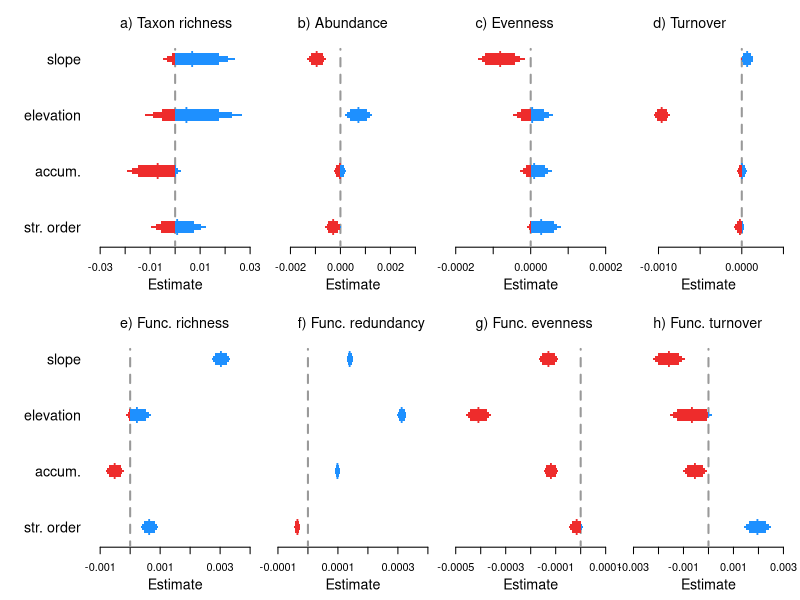

Write the R code that produced this figure.
##Set working directory
setwd("C:/Users/Ellen/Desktop/aquatic_data/git/EuroAquaticMacroInverts/")

# attach data
drivEst <- read.csv("outputs/Driver_metaanaly_Ests.csv")
#drivEst <- read.csv("outputs/Driver_horseshoe_metaanaly_Ests.csv")
head(drivEst)
unique(drivEst$Response)

options(scipen=999)

##save plot
tiff(filename = "plots/Fig4_drivers/Drivers_main_streamCharacteristics.tiff", width = 7.8, height = 5, units = 'in', res = 600, compression = 'lzw')
#tiff(filename = "plots/drivers/Drivers_horseshoe.tiff", width = 12, height = 9, units = 'in', res = 600, compression = 'lzw')

##layout
layout(mat = matrix(c(1:10), 
                        nrow = 2, 
                        ncol = 5),
       heights = c(2,2,2,2,2,2,2,2,2,2),
       widths = c(1,2,2,2,2,1,2,2,2,2))

par(mar=c(4,0.4,0.4,0.8))
#empty plot for where the labels will go
plot(0, xaxt = 'n', yaxt = 'n', bty = 'n', pch = '', ylab = '', xlab = '')
plot(0, xaxt = 'n', yaxt = 'n', bty = 'n', pch = '', ylab = '', xlab = '')

#### Spp Richness #####
sub <- subset(drivEst, Response == "spp_richness")
est <- sub$Estimate[6:9]
yy <- c(1:4)
plot(yy ~ est, ylab="",xlab="", yaxt="n", las=1, type="n",xlim=c(-0.03,0.03), ylim=c(0.8,4.8),cex=2, bty="n")
#polygon(x=c(-100,-100,0,0),
#        y=c(-4,22,22,-4), col = "grey80", border = "grey80")
segments(x0=0,y0=0,x1=0,y1=4.18,lty=2, lwd=2,col="grey60")
axis(2, at=yy, lwd = 0, lwd.ticks = 0, labels=c("str. order", "accum.", "elevation", "slope"), las=1,cex.axis=1.3)
title(xlab="Estimate", line=2.4,cex.lab=1.3)
legend("topleft", legend=("a) Taxon richness"), bty="n", cex=1.3)
mm <- cbind(yy,est)
mm_neg <- as.data.frame(mm[ which(est < 0),])
mm_pos <- as.data.frame(mm[ which(est > 0),])
#points(yy ~ est, pch="l",cex=2.2,col="white")
points(mm_neg[1,] ~ mm_neg[2,], pch="l",cex=2,col="firebrick2")
points(mm_pos$yy ~ mm_pos$est, pch="l",cex=2,col="dodgerblue")
yyy1=c(0.975,1.025,1.025,0.975)
yyy2=c(0.95,1.05,1.05,0.95)
yyy3=c(0.9,1.1,1.1,0.9)
polygon(x=c(if (sub$Q2.5[6]<0) {sub$Q2.5[6]} else {0}, if (sub$Q2.5[6]<0) {sub$Q2.5[6]} else {0}, if (sub$Q97.5[6]<0) {sub$Q97.5[6]} else {0}, if (sub$Q97.5[6]<0) {sub$Q97.5[6]} else {0}),y=(yyy1), col = "firebrick2", border = NA)
polygon(x=c(if (sub$Q5[6]<0) {sub$Q5[6]} else {0}, if (sub$Q5[6]<0) {sub$Q5[6]} else {0}, if (sub$Q95[6]<0) {sub$Q95[6]} else {0}, if (sub$Q95[6]<0) {sub$Q95[6]} else {0}),y=(yyy2), col = "firebrick2", border = NA)
polygon(x=c(if (sub$Q10[6]<0) {sub$Q10[6]} else {0}, if (sub$Q10[6]<0) {sub$Q10[6]} else {0}, if (sub$Q90[6]<0) {sub$Q90[6]} else {0}, if (sub$Q90[6]<0) {sub$Q90[6]} else {0}),y=(yyy3), col = "firebrick2", border = NA)
polygon(x=c(if (sub$Q2.5[6]>0) {sub$Q2.5[6]} else {0}, if (sub$Q2.5[6]>0) {sub$Q2.5[6]} else {0}, if (sub$Q97.5[6]>0) {sub$Q97.5[6]} else {0}, if (sub$Q97.5[6]>0) {sub$Q97.5[6]} else {0}),y=(yyy1), col = "dodgerblue", border = NA)
polygon(x=c(if (sub$Q5[6]>0) {sub$Q5[6]} else {0}, if (sub$Q5[6]>0) {sub$Q5[6]} else {0}, if (sub$Q95[6]>0) {sub$Q95[6]} else {0}, if (sub$Q95[6]>0) {sub$Q95[6]} else {0}),y=(yyy2), col = "dodgerblue", border = NA)
polygon(x=c(if (sub$Q10[6]>0) {sub$Q10[6]} else {0}, if (sub$Q10[6]>0) {sub$Q10[6]} else {0}, if (sub$Q90[6]>0) {sub$Q90[6]} else {0}, if (sub$Q90[6]>0) {sub$Q90[6]} else {0}),y=(yyy3), col = "dodgerblue", border = NA)
polygon(x=c(if (sub$Q2.5[7]<0) {sub$Q2.5[7]} else {0}, if (sub$Q2.5[7]<0) {sub$Q2.5[7]} else {0}, if (sub$Q97.5[7]<0) {sub$Q97.5[7]} else {0}, if (sub$Q97.5[7]<0) {sub$Q97.5[7]} else {0}),y=(yyy1+1), col = "firebrick2", border = NA)
polygon(x=c(if (sub$Q5[7]<0) {sub$Q5[7]} else {0}, if (sub$Q5[7]<0) {sub$Q5[7]} else {0}, if (sub$Q95[7]<0) {sub$Q95[7]} else {0}, if (sub$Q95[7]<0) {sub$Q95[7]} else {0}),y=(yyy2+1), col = "firebrick2", border = NA)
polygon(x=c(if (sub$Q10[7]<0) {sub$Q10[7]} else {0}, if (sub$Q10[7]<0) {sub$Q10[7]} else {0}, if (sub$Q90[7]<0) {sub$Q90[7]} else {0}, if (sub$Q90[7]<0) {sub$Q90[7]} else {0}),y=(yyy3+1), col = "firebrick2", border = NA)
polygon(x=c(if (sub$Q2.5[7]>0) {sub$Q2.5[7]} else {0}, if (sub$Q2.5[7]>0) {sub$Q2.5[7]} else {0}, if (sub$Q97.5[7]>0) {sub$Q97.5[7]} else {0}, if (sub$Q97.5[7]>0) {sub$Q97.5[7]} else {0}),y=(yyy1+1), col = "dodgerblue", border = NA)
polygon(x=c(if (sub$Q5[7]>0) {sub$Q5[7]} else {0}, if (sub$Q5[7]>0) {sub$Q5[7]} else {0}, if (sub$Q95[7]>0) {sub$Q95[7]} else {0}, if (sub$Q95[7]>0) {sub$Q95[7]} else {0}),y=(yyy2+1), col = "dodgerblue", border = NA)
polygon(x=c(if (sub$Q10[7]>0) {sub$Q10[7]} else {0}, if (sub$Q10[7]>0) {sub$Q10[7]} else {0}, if (sub$Q90[7]>0) {sub$Q90[7]} else {0}, if (sub$Q90[7]>0) {sub$Q90[7]} else {0}),y=(yyy3+1), col = "dodgerblue", border = NA)
polygon(x=c(if (sub$Q2.5[8]<0) {sub$Q2.5[8]} else {0}, if (sub$Q2.5[8]<0) {sub$Q2.5[8]} else {0}, if (sub$Q97.5[8]<0) {sub$Q97.5[8]} else {0}, if (sub$Q97.5[8]<0) {sub$Q97.5[8]} else {0}),y=(yyy1+2), col = "firebrick2", border = NA)
polygon(x=c(if (sub$Q5[8]<0) {sub$Q5[8]} else {0}, if (sub$Q5[8]<0) {sub$Q5[8]} else {0}, if (sub$Q95[8]<0) {sub$Q95[8]} else {0}, if (sub$Q95[8]<0) {sub$Q95[8]} else {0}),y=(yyy2+2), col = "firebrick2", border = NA)
polygon(x=c(if (sub$Q10[8]<0) {sub$Q10[8]} else {0}, if (sub$Q10[8]<0) {sub$Q10[8]} else {0}, if (sub$Q90[8]<0) {sub$Q90[8]} else {0}, if (sub$Q90[8]<0) {sub$Q90[8]} else {0}),y=(yyy3+2), col = "firebrick2", border = NA)
polygon(x=c(if (sub$Q2.5[8]>0) {sub$Q2.5[8]} else {0}, if (sub$Q2.5[8]>0) {sub$Q2.5[8]} else {0}, if (sub$Q97.5[8]>0) {sub$Q97.5[8]} else {0}, if (sub$Q97.5[8]>0) {sub$Q97.5[8]} else {0}),y=(yyy1+2), col = "dodgerblue", border = NA)
polygon(x=c(if (sub$Q5[8]>0) {sub$Q5[8]} else {0}, if (sub$Q5[8]>0) {sub$Q5[8]} else {0}, if (sub$Q95[8]>0) {sub$Q95[8]} else {0}, if (sub$Q95[8]>0) {sub$Q95[8]} else {0}),y=(yyy2+2), col = "dodgerblue", border = NA)
polygon(x=c(if (sub$Q10[8]>0) {sub$Q10[8]} else {0}, if (sub$Q10[8]>0) {sub$Q10[8]} else {0}, if (sub$Q90[8]>0) {sub$Q90[8]} else {0}, if (sub$Q90[8]>0) {sub$Q90[8]} else {0}),y=(yyy3+2), col = "dodgerblue", border = NA)
polygon(x=c(if (sub$Q2.5[9]<0) {sub$Q2.5[9]} else {0}, if (sub$Q2.5[9]<0) {sub$Q2.5[9]} else {0}, if (sub$Q97.5[9]<0) {sub$Q97.5[9]} else {0}, if (sub$Q97.5[9]<0) {sub$Q97.5[9]} else {0}),y=(yyy1+3), col = "firebrick2", border = NA)
polygon(x=c(if (sub$Q5[9]<0) {sub$Q5[9]} else {0}, if (sub$Q5[9]<0) {sub$Q5[9]} else {0}, if (sub$Q95[9]<0) {sub$Q95[9]} else {0}, if (sub$Q95[9]<0) {sub$Q95[9]} else {0}),y=(yyy2+3), col = "firebrick2", border = NA)
polygon(x=c(if (sub$Q10[9]<0) {sub$Q10[9]} else {0}, if (sub$Q10[9]<0) {sub$Q10[9]} else {0}, if (sub$Q90[9]<0) {sub$Q90[9]} else {0}, if (sub$Q90[9]<0) {sub$Q90[9]} else {0}),y=(yyy3+3), col = "firebrick2", border = NA)
polygon(x=c(if (sub$Q2.5[9]>0) {sub$Q2.5[9]} else {0}, if (sub$Q2.5[9]>0) {sub$Q2.5[9]} else {0}, if (sub$Q97.5[9]>0) {sub$Q97.5[9]} else {0}, if (sub$Q97.5[9]>0) {sub$Q97.5[9]} else {0}),y=(yyy1+3), col = "dodgerblue", border = NA)
polygon(x=c(if (sub$Q5[9]>0) {sub$Q5[9]} else {0}, if (sub$Q5[9]>0) {sub$Q5[9]} else {0}, if (sub$Q95[9]>0) {sub$Q95[9]} else {0}, if (sub$Q95[9]>0) {sub$Q95[9]} else {0}),y=(yyy2+3), col = "dodgerblue", border = NA)
polygon(x=c(if (sub$Q10[9]>0) {sub$Q10[9]} else {0}, if (sub$Q10[9]>0) {sub$Q10[9]} else {0}, if (sub$Q90[9]>0) {sub$Q90[9]} else {0}, if (sub$Q90[9]>0) {sub$Q90[9]} else {0}),y=(yyy3+3), col = "dodgerblue", border = NA)


#### Func Richness #####
sub <- subset(drivEst, Response == "func_rich")
est <- sub$Estimate[6:9]
yy <- c(1:4)
plot(yy ~ est, ylab="",xlab="", yaxt="n", las=1, type="n",xlim=c(-0.001,0.004), ylim=c(0.8,4.8), cex=2, bty="n")
segments(x0=0,y0=0,x1=0,y1=4.18,lty=2, lwd=2,col="grey60")
axis(2, at=yy, lwd = 0, lwd.ticks = 0, labels=c("str. order", "accum.", "elevation", "slope"), las=1,cex.axis=1.3)
title(xlab="Estimate", line=2.4,cex.lab=1.3)
legend("topleft", legend=("e) Func. richness"), bty="n", cex=1.3)
mm <- cbind(yy,est)
mm_neg <- as.data.frame(mm[ which(est < 0),])
mm_pos <- as.data.frame(mm[ which(est > 0),])
#points(yy ~ est, pch="l",cex=2.2,col="white")
points(mm_neg[1,] ~ mm_neg[2,], pch="l",cex=2,col="firebrick2")
points(mm_pos$yy ~ mm_pos$est, pch="l",cex=2,col="dodgerblue")
yyy1=c(0.975,1.025,1.025,0.975)
yyy2=c(0.95,1.05,1.05,0.95)
yyy3=c(0.9,1.1,1.1,0.9)
polygon(x=c(if (sub$Q2.5[6]<0) {sub$Q2.5[6]} else {0}, if (sub$Q2.5[6]<0) {sub$Q2.5[6]} else {0}, if (sub$Q97.5[6]<0) {sub$Q97.5[6]} else {0}, if (sub$Q97.5[6]<0) {sub$Q97.5[6]} else {0}),y=(yyy1), col = "firebrick2", border = NA)
polygon(x=c(if (sub$Q5[6]<0) {sub$Q5[6]} else {0}, if (sub$Q5[6]<0) {sub$Q5[6]} else {0}, if (sub$Q95[6]<0) {sub$Q95[6]} else {0}, if (sub$Q95[6]<0) {sub$Q95[6]} else {0}),y=(yyy2), col = "firebrick2", border = NA)
polygon(x=c(if (sub$Q10[6]<0) {sub$Q10[6]} else {0}, if (sub$Q10[6]<0) {sub$Q10[6]} else {0}, if (sub$Q90[6]<0) {sub$Q90[6]} else {0}, if (sub$Q90[6]<0) {sub$Q90[6]} else {0}),y=(yyy3), col = "firebrick2", border = NA)
polygon(x=c(if (sub$Q2.5[6]>0) {sub$Q2.5[6]} else {0}, if (sub$Q2.5[6]>0) {sub$Q2.5[6]} else {0}, if (sub$Q97.5[6]>0) {sub$Q97.5[6]} else {0}, if (sub$Q97.5[6]>0) {sub$Q97.5[6]} else {0}),y=(yyy1), col = "dodgerblue", border = NA)
polygon(x=c(if (sub$Q5[6]>0) {sub$Q5[6]} else {0}, if (sub$Q5[6]>0) {sub$Q5[6]} else {0}, if (sub$Q95[6]>0) {sub$Q95[6]} else {0}, if (sub$Q95[6]>0) {sub$Q95[6]} else {0}),y=(yyy2), col = "dodgerblue", border = NA)
polygon(x=c(if (sub$Q10[6]>0) {sub$Q10[6]} else {0}, if (sub$Q10[6]>0) {sub$Q10[6]} else {0}, if (sub$Q90[6]>0) {sub$Q90[6]} else {0}, if (sub$Q90[6]>0) {sub$Q90[6]} else {0}),y=(yyy3), col = "dodgerblue", border = NA)
polygon(x=c(if (sub$Q2.5[7]<0) {sub$Q2.5[7]} else {0}, if (sub$Q2.5[7]<0) {sub$Q2.5[7]} else {0}, if (sub$Q97.5[7]<0) {sub$Q97.5[7]} else {0}, if (sub$Q97.5[7]<0) {sub$Q97.5[7]} else {0}),y=(yyy1+1), col = "firebrick2", border = NA)
polygon(x=c(if (sub$Q5[7]<0) {sub$Q5[7]} else {0}, if (sub$Q5[7]<0) {sub$Q5[7]} else {0}, if (sub$Q95[7]<0) {sub$Q95[7]} else {0}, if (sub$Q95[7]<0) {sub$Q95[7]} else {0}),y=(yyy2+1), col = "firebrick2", border = NA)
polygon(x=c(if (sub$Q10[7]<0) {sub$Q10[7]} else {0}, if (sub$Q10[7]<0) {sub$Q10[7]} else {0}, if (sub$Q90[7]<0) {sub$Q90[7]} else {0}, if (sub$Q90[7]<0) {sub$Q90[7]} else {0}),y=(yyy3+1), col = "firebrick2", border = NA)
polygon(x=c(if (sub$Q2.5[7]>0) {sub$Q2.5[7]} else {0}, if (sub$Q2.5[7]>0) {sub$Q2.5[7]} else {0}, if (sub$Q97.5[7]>0) {sub$Q97.5[7]} else {0}, if (sub$Q97.5[7]>0) {sub$Q97.5[7]} else {0}),y=(yyy1+1), col = "dodgerblue", border = NA)
polygon(x=c(if (sub$Q5[7]>0) {sub$Q5[7]} else {0}, if (sub$Q5[7]>0) {sub$Q5[7]} else {0}, if (sub$Q95[7]>0) {sub$Q95[7]} else {0}, if (sub$Q95[7]>0) {sub$Q95[7]} else {0}),y=(yyy2+1), col = "dodgerblue", border = NA)
polygon(x=c(if (sub$Q10[7]>0) {sub$Q10[7]} else {0}, if (sub$Q10[7]>0) {sub$Q10[7]} else {0}, if (sub$Q90[7]>0) {sub$Q90[7]} else {0}, if (sub$Q90[7]>0) {sub$Q90[7]} else {0}),y=(yyy3+1), col = "dodgerblue", border = NA)
polygon(x=c(if (sub$Q2.5[8]<0) {sub$Q2.5[8]} else {0}, if (sub$Q2.5[8]<0) {sub$Q2.5[8]} else {0}, if (sub$Q97.5[8]<0) {sub$Q97.5[8]} else {0}, if (sub$Q97.5[8]<0) {sub$Q97.5[8]} else {0}),y=(yyy1+2), col = "firebrick2", border = NA)
polygon(x=c(if (sub$Q5[8]<0) {sub$Q5[8]} else {0}, if (sub$Q5[8]<0) {sub$Q5[8]} else {0}, if (sub$Q95[8]<0) {sub$Q95[8]} else {0}, if (sub$Q95[8]<0) {sub$Q95[8]} else {0}),y=(yyy2+2), col = "firebrick2", border = NA)
polygon(x=c(if (sub$Q10[8]<0) {sub$Q10[8]} else {0}, if (sub$Q10[8]<0) {sub$Q10[8]} else {0}, if (sub$Q90[8]<0) {sub$Q90[8]} else {0}, if (sub$Q90[8]<0) {sub$Q90[8]} else {0}),y=(yyy3+2), col = "firebrick2", border = NA)
polygon(x=c(if (sub$Q2.5[8]>0) {sub$Q2.5[8]} else {0}, if (sub$Q2.5[8]>0) {sub$Q2.5[8]} else {0}, if (sub$Q97.5[8]>0) {sub$Q97.5[8]} else {0}, if (sub$Q97.5[8]>0) {sub$Q97.5[8]} else {0}),y=(yyy1+2), col = "dodgerblue", border = NA)
polygon(x=c(if (sub$Q5[8]>0) {sub$Q5[8]} else {0}, if (sub$Q5[8]>0) {sub$Q5[8]} else {0}, if (sub$Q95[8]>0) {sub$Q95[8]} else {0}, if (sub$Q95[8]>0) {sub$Q95[8]} else {0}),y=(yyy2+2), col = "dodgerblue", border = NA)
polygon(x=c(if (sub$Q10[8]>0) {sub$Q10[8]} else {0}, if (sub$Q10[8]>0) {sub$Q10[8]} else {0}, if (sub$Q90[8]>0) {sub$Q90[8]} else {0}, if (sub$Q90[8]>0) {sub$Q90[8]} else {0}),y=(yyy3+2), col = "dodgerblue", border = NA)
polygon(x=c(if (sub$Q2.5[9]<0) {sub$Q2.5[9]} else {0}, if (sub$Q2.5[9]<0) {sub$Q2.5[9]} else {0}, if (sub$Q97.5[9]<0) {sub$Q97.5[9]} else {0}, if (sub$Q97.5[9]<0) {sub$Q97.5[9]} else {0}),y=(yyy1+3), col = "firebrick2", border = NA)
polygon(x=c(if (sub$Q5[9]<0) {sub$Q5[9]} else {0}, if (sub$Q5[9]<0) {sub$Q5[9]} else {0}, if (sub$Q95[9]<0) {sub$Q95[9]} else {0}, if (sub$Q95[9]<0) {sub$Q95[9]} else {0}),y=(yyy2+3), col = "firebrick2", border = NA)
polygon(x=c(if (sub$Q10[9]<0) {sub$Q10[9]} else {0}, if (sub$Q10[9]<0) {sub$Q10[9]} else {0}, if (sub$Q90[9]<0) {sub$Q90[9]} else {0}, if (sub$Q90[9]<0) {sub$Q90[9]} else {0}),y=(yyy3+3), col = "firebrick2", border = NA)
polygon(x=c(if (sub$Q2.5[9]>0) {sub$Q2.5[9]} else {0}, if (sub$Q2.5[9]>0) {sub$Q2.5[9]} else {0}, if (sub$Q97.5[9]>0) {sub$Q97.5[9]} else {0}, if (sub$Q97.5[9]>0) {sub$Q97.5[9]} else {0}),y=(yyy1+3), col = "dodgerblue", border = NA)
polygon(x=c(if (sub$Q5[9]>0) {sub$Q5[9]} else {0}, if (sub$Q5[9]>0) {sub$Q5[9]} else {0}, if (sub$Q95[9]>0) {sub$Q95[9]} else {0}, if (sub$Q95[9]>0) {sub$Q95[9]} else {0}),y=(yyy2+3), col = "dodgerblue", border = NA)
polygon(x=c(if (sub$Q10[9]>0) {sub$Q10[9]} else {0}, if (sub$Q10[9]>0) {sub$Q10[9]} else {0}, if (sub$Q90[9]>0) {sub$Q90[9]} else {0}, if (sub$Q90[9]>0) {sub$Q90[9]} else {0}),y=(yyy3+3), col = "dodgerblue", border = NA)


#### Abundance #####
sub <- subset(drivEst, Response == "abundance")
est <- sub$Estimate[6:9]
yy <- c(1:4)
plot(yy ~ est, ylab="",xlab="", yaxt="n", las=1, type="n",xlim=c(-0.0025,0.0035), ylim=c(0.8,4.8), cex=2, bty="n")
segments(x0=0,y0=0,x1=0,y1=4.18,lty=2, lwd=2,col="grey60")
title(xlab="Estimate", line=2.4,cex.lab=1.3)
legend("topleft", legend=("b) Abundance"), bty="n", cex=1.3)
mm <- cbind(yy,est)
mm_neg <- as.data.frame(mm[ which(est < 0),])
mm_pos <- as.data.frame(mm[ which(est > 0),])
#points(yy ~ est, pch="l",cex=2.2,col="white")
points(mm_neg$yy ~ mm_neg$est, pch="l",cex=2,col="firebrick2")
points(mm_pos[1,] ~ mm_pos[2,], pch="l",cex=2,col="dodgerblue")
yyy1=c(0.975,1.025,1.025,0.975)
yyy2=c(0.95,1.05,1.05,0.95)
yyy3=c(0.9,1.1,1.1,0.9)
polygon(x=c(if (sub$Q2.5[6]<0) {sub$Q2.5[6]} else {0}, if (sub$Q2.5[6]<0) {sub$Q2.5[6]} else {0}, if (sub$Q97.5[6]<0) {sub$Q97.5[6]} else {0}, if (sub$Q97.5[6]<0) {sub$Q97.5[6]} else {0}),y=(yyy1), col = "firebrick2", border = NA)
polygon(x=c(if (sub$Q5[6]<0) {sub$Q5[6]} else {0}, if (sub$Q5[6]<0) {sub$Q5[6]} else {0}, if (sub$Q95[6]<0) {sub$Q95[6]} else {0}, if (sub$Q95[6]<0) {sub$Q95[6]} else {0}),y=(yyy2), col = "firebrick2", border = NA)
polygon(x=c(if (sub$Q10[6]<0) {sub$Q10[6]} else {0}, if (sub$Q10[6]<0) {sub$Q10[6]} else {0}, if (sub$Q90[6]<0) {sub$Q90[6]} else {0}, if (sub$Q90[6]<0) {sub$Q90[6]} else {0}),y=(yyy3), col = "firebrick2", border = NA)
polygon(x=c(if (sub$Q2.5[6]>0) {sub$Q2.5[6]} else {0}, if (sub$Q2.5[6]>0) {sub$Q2.5[6]} else {0}, if (sub$Q97.5[6]>0) {sub$Q97.5[6]} else {0}, if (sub$Q97.5[6]>0) {sub$Q97.5[6]} else {0}),y=(yyy1), col = "dodgerblue", border = NA)
polygon(x=c(if (sub$Q5[6]>0) {sub$Q5[6]} else {0}, if (sub$Q5[6]>0) {sub$Q5[6]} else {0}, if (sub$Q95[6]>0) {sub$Q95[6]} else {0}, if (sub$Q95[6]>0) {sub$Q95[6]} else {0}),y=(yyy2), col = "dodgerblue", border = NA)
polygon(x=c(if (sub$Q10[6]>0) {sub$Q10[6]} else {0}, if (sub$Q10[6]>0) {sub$Q10[6]} else {0}, if (sub$Q90[6]>0) {sub$Q90[6]} else {0}, if (sub$Q90[6]>0) {sub$Q90[6]} else {0}),y=(yyy3), col = "dodgerblue", border = NA)
polygon(x=c(if (sub$Q2.5[7]<0) {sub$Q2.5[7]} else {0}, if (sub$Q2.5[7]<0) {sub$Q2.5[7]} else {0}, if (sub$Q97.5[7]<0) {sub$Q97.5[7]} else {0}, if (sub$Q97.5[7]<0) {sub$Q97.5[7]} else {0}),y=(yyy1+1), col = "firebrick2", border = NA)
polygon(x=c(if (sub$Q5[7]<0) {sub$Q5[7]} else {0}, if (sub$Q5[7]<0) {sub$Q5[7]} else {0}, if (sub$Q95[7]<0) {sub$Q95[7]} else {0}, if (sub$Q95[7]<0) {sub$Q95[7]} else {0}),y=(yyy2+1), col = "firebrick2", border = NA)
polygon(x=c(if (sub$Q10[7]<0) {sub$Q10[7]} else {0}, if (sub$Q10[7]<0) {sub$Q10[7]} else {0}, if (sub$Q90[7]<0) {sub$Q90[7]} else {0}, if (sub$Q90[7]<0) {sub$Q90[7]} else {0}),y=(yyy3+1), col = "firebrick2", border = NA)
polygon(x=c(if (sub$Q2.5[7]>0) {sub$Q2.5[7]} else {0}, if (sub$Q2.5[7]>0) {sub$Q2.5[7]} else {0}, if (sub$Q97.5[7]>0) {sub$Q97.5[7]} else {0}, if (sub$Q97.5[7]>0) {sub$Q97.5[7]} else {0}),y=(yyy1+1), col = "dodgerblue", border = NA)
polygon(x=c(if (sub$Q5[7]>0) {sub$Q5[7]} else {0}, if (sub$Q5[7]>0) {sub$Q5[7]} else {0}, if (sub$Q95[7]>0) {sub$Q95[7]} else {0}, if (sub$Q95[7]>0) {sub$Q95[7]} else {0}),y=(yyy2+1), col = "dodgerblue", border = NA)
polygon(x=c(if (sub$Q10[7]>0) {sub$Q10[7]} else {0}, if (sub$Q10[7]>0) {sub$Q10[7]} else {0}, if (sub$Q90[7]>0) {sub$Q90[7]} else {0}, if (sub$Q90[7]>0) {sub$Q90[7]} else {0}),y=(yyy3+1), col = "dodgerblue", border = NA)
polygon(x=c(if (sub$Q2.5[8]<0) {sub$Q2.5[8]} else {0}, if (sub$Q2.5[8]<0) {sub$Q2.5[8]} else {0}, if (sub$Q97.5[8]<0) {sub$Q97.5[8]} else {0}, if (sub$Q97.5[8]<0) {sub$Q97.5[8]} else {0}),y=(yyy1+2), col = "firebrick2", border = NA)
polygon(x=c(if (sub$Q5[8]<0) {sub$Q5[8]} else {0}, if (sub$Q5[8]<0) {sub$Q5[8]} else {0}, if (sub$Q95[8]<0) {sub$Q95[8]} else {0}, if (sub$Q95[8]<0) {sub$Q95[8]} else {0}),y=(yyy2+2), col = "firebrick2", border = NA)
polygon(x=c(if (sub$Q10[8]<0) {sub$Q10[8]} else {0}, if (sub$Q10[8]<0) {sub$Q10[8]} else {0}, if (sub$Q90[8]<0) {sub$Q90[8]} else {0}, if (sub$Q90[8]<0) {sub$Q90[8]} else {0}),y=(yyy3+2), col = "firebrick2", border = NA)
polygon(x=c(if (sub$Q2.5[8]>0) {sub$Q2.5[8]} else {0}, if (sub$Q2.5[8]>0) {sub$Q2.5[8]} else {0}, if (sub$Q97.5[8]>0) {sub$Q97.5[8]} else {0}, if (sub$Q97.5[8]>0) {sub$Q97.5[8]} else {0}),y=(yyy1+2), col = "dodgerblue", border = NA)
polygon(x=c(if (sub$Q5[8]>0) {sub$Q5[8]} else {0}, if (sub$Q5[8]>0) {sub$Q5[8]} else {0}, if (sub$Q95[8]>0) {sub$Q95[8]} else {0}, if (sub$Q95[8]>0) {sub$Q95[8]} else {0}),y=(yyy2+2), col = "dodgerblue", border = NA)
polygon(x=c(if (sub$Q10[8]>0) {sub$Q10[8]} else {0}, if (sub$Q10[8]>0) {sub$Q10[8]} else {0}, if (sub$Q90[8]>0) {sub$Q90[8]} else {0}, if (sub$Q90[8]>0) {sub$Q90[8]} else {0}),y=(yyy3+2), col = "dodgerblue", border = NA)
polygon(x=c(if (sub$Q2.5[9]<0) {sub$Q2.5[9]} else {0}, if (sub$Q2.5[9]<0) {sub$Q2.5[9]} else {0}, if (sub$Q97.5[9]<0) {sub$Q97.5[9]} else {0}, if (sub$Q97.5[9]<0) {sub$Q97.5[9]} else {0}),y=(yyy1+3), col = "firebrick2", border = NA)
polygon(x=c(if (sub$Q5[9]<0) {sub$Q5[9]} else {0}, if (sub$Q5[9]<0) {sub$Q5[9]} else {0}, if (sub$Q95[9]<0) {sub$Q95[9]} else {0}, if (sub$Q95[9]<0) {sub$Q95[9]} else {0}),y=(yyy2+3), col = "firebrick2", border = NA)
polygon(x=c(if (sub$Q10[9]<0) {sub$Q10[9]} else {0}, if (sub$Q10[9]<0) {sub$Q10[9]} else {0}, if (sub$Q90[9]<0) {sub$Q90[9]} else {0}, if (sub$Q90[9]<0) {sub$Q90[9]} else {0}),y=(yyy3+3), col = "firebrick2", border = NA)
polygon(x=c(if (sub$Q2.5[9]>0) {sub$Q2.5[9]} else {0}, if (sub$Q2.5[9]>0) {sub$Q2.5[9]} else {0}, if (sub$Q97.5[9]>0) {sub$Q97.5[9]} else {0}, if (sub$Q97.5[9]>0) {sub$Q97.5[9]} else {0}),y=(yyy1+3), col = "dodgerblue", border = NA)
polygon(x=c(if (sub$Q5[9]>0) {sub$Q5[9]} else {0}, if (sub$Q5[9]>0) {sub$Q5[9]} else {0}, if (sub$Q95[9]>0) {sub$Q95[9]} else {0}, if (sub$Q95[9]>0) {sub$Q95[9]} else {0}),y=(yyy2+3), col = "dodgerblue", border = NA)
polygon(x=c(if (sub$Q10[9]>0) {sub$Q10[9]} else {0}, if (sub$Q10[9]>0) {sub$Q10[9]} else {0}, if (sub$Q90[9]>0) {sub$Q90[9]} else {0}, if (sub$Q90[9]>0) {sub$Q90[9]} else {0}),y=(yyy3+3), col = "dodgerblue", border = NA)

#### func_fred #####
sub <- subset(drivEst, Response == "FRed")
est <- sub$Estimate[6:9]
yy <- c(1:4)
plot(yy ~ est, ylab="",xlab="", yaxt="n", las=1, type="n",xlim=c(-0.0001,0.0004), ylim=c(0.8,4.8), cex=2, bty="n")
segments(x0=0,y0=0,x1=0,y1=4.18,lty=2, lwd=2,col="grey60")
title(xlab="Estimate", line=2.4,cex.lab=1.3)
legend("topleft", legend=("f) Func. redundancy"), bty="n", cex=1.3)
mm <- cbind(yy,est)
mm_neg <- as.data.frame(mm[ which(est < 0),])
mm_pos <- as.data.frame(mm[ which(est > 0),])
#points(yy ~ est, pch="l",cex=2.2,col="white")
points(mm_neg[1,] ~ mm_neg[2,], pch="l",cex=2,col="firebrick2")
points(mm_pos$yy ~ mm_pos$est, pch="l",cex=2,col="dodgerblue")
yyy1=c(0.975,1.025,1.025,0.975)
yyy2=c(0.95,1.05,1.05,0.95)
yyy3=c(0.9,1.1,1.1,0.9)
polygon(x=c(if (sub$Q2.5[6]<0) {sub$Q2.5[6]} else {0}, if (sub$Q2.5[6]<0) {sub$Q2.5[6]} else {0}, if (sub$Q97.5[6]<0) {sub$Q97.5[6]} else {0}, if (sub$Q97.5[6]<0) {sub$Q97.5[6]} else {0}),y=(yyy1), col = "firebrick2", border = NA)
polygon(x=c(if (sub$Q5[6]<0) {sub$Q5[6]} else {0}, if (sub$Q5[6]<0) {sub$Q5[6]} else {0}, if (sub$Q95[6]<0) {sub$Q95[6]} else {0}, if (sub$Q95[6]<0) {sub$Q95[6]} else {0}),y=(yyy2), col = "firebrick2", border = NA)
polygon(x=c(if (sub$Q10[6]<0) {sub$Q10[6]} else {0}, if (sub$Q10[6]<0) {sub$Q10[6]} else {0}, if (sub$Q90[6]<0) {sub$Q90[6]} else {0}, if (sub$Q90[6]<0) {sub$Q90[6]} else {0}),y=(yyy3), col = "firebrick2", border = NA)
polygon(x=c(if (sub$Q2.5[6]>0) {sub$Q2.5[6]} else {0}, if (sub$Q2.5[6]>0) {sub$Q2.5[6]} else {0}, if (sub$Q97.5[6]>0) {sub$Q97.5[6]} else {0}, if (sub$Q97.5[6]>0) {sub$Q97.5[6]} else {0}),y=(yyy1), col = "dodgerblue", border = NA)
polygon(x=c(if (sub$Q5[6]>0) {sub$Q5[6]} else {0}, if (sub$Q5[6]>0) {sub$Q5[6]} else {0}, if (sub$Q95[6]>0) {sub$Q95[6]} else {0}, if (sub$Q95[6]>0) {sub$Q95[6]} else {0}),y=(yyy2), col = "dodgerblue", border = NA)
polygon(x=c(if (sub$Q10[6]>0) {sub$Q10[6]} else {0}, if (sub$Q10[6]>0) {sub$Q10[6]} else {0}, if (sub$Q90[6]>0) {sub$Q90[6]} else {0}, if (sub$Q90[6]>0) {sub$Q90[6]} else {0}),y=(yyy3), col = "dodgerblue", border = NA)
polygon(x=c(if (sub$Q2.5[7]<0) {sub$Q2.5[7]} else {0}, if (sub$Q2.5[7]<0) {sub$Q2.5[7]} else {0}, if (sub$Q97.5[7]<0) {sub$Q97.5[7]} else {0}, if (sub$Q97.5[7]<0) {sub$Q97.5[7]} else {0}),y=(yyy1+1), col = "firebrick2", border = NA)
polygon(x=c(if (sub$Q5[7]<0) {sub$Q5[7]} else {0}, if (sub$Q5[7]<0) {sub$Q5[7]} else {0}, if (sub$Q95[7]<0) {sub$Q95[7]} else {0}, if (sub$Q95[7]<0) {sub$Q95[7]} else {0}),y=(yyy2+1), col = "firebrick2", border = NA)
polygon(x=c(if (sub$Q10[7]<0) {sub$Q10[7]} else {0}, if (sub$Q10[7]<0) {sub$Q10[7]} else {0}, if (sub$Q90[7]<0) {sub$Q90[7]} else {0}, if (sub$Q90[7]<0) {sub$Q90[7]} else {0}),y=(yyy3+1), col = "firebrick2", border = NA)
polygon(x=c(if (sub$Q2.5[7]>0) {sub$Q2.5[7]} else {0}, if (sub$Q2.5[7]>0) {sub$Q2.5[7]} else {0}, if (sub$Q97.5[7]>0) {sub$Q97.5[7]} else {0}, if (sub$Q97.5[7]>0) {sub$Q97.5[7]} else {0}),y=(yyy1+1), col = "dodgerblue", border = NA)
polygon(x=c(if (sub$Q5[7]>0) {sub$Q5[7]} else {0}, if (sub$Q5[7]>0) {sub$Q5[7]} else {0}, if (sub$Q95[7]>0) {sub$Q95[7]} else {0}, if (sub$Q95[7]>0) {sub$Q95[7]} else {0}),y=(yyy2+1), col = "dodgerblue", border = NA)
polygon(x=c(if (sub$Q10[7]>0) {sub$Q10[7]} else {0}, if (sub$Q10[7]>0) {sub$Q10[7]} else {0}, if (sub$Q90[7]>0) {sub$Q90[7]} else {0}, if (sub$Q90[7]>0) {sub$Q90[7]} else {0}),y=(yyy3+1), col = "dodgerblue", border = NA)
polygon(x=c(if (sub$Q2.5[8]<0) {sub$Q2.5[8]} else {0}, if (sub$Q2.5[8]<0) {sub$Q2.5[8]} else {0}, if (sub$Q97.5[8]<0) {sub$Q97.5[8]} else {0}, if (sub$Q97.5[8]<0) {sub$Q97.5[8]} else {0}),y=(yyy1+2), col = "firebrick2", border = NA)
polygon(x=c(if (sub$Q5[8]<0) {sub$Q5[8]} else {0}, if (sub$Q5[8]<0) {sub$Q5[8]} else {0}, if (sub$Q95[8]<0) {sub$Q95[8]} else {0}, if (sub$Q95[8]<0) {sub$Q95[8]} else {0}),y=(yyy2+2), col = "firebrick2", border = NA)
polygon(x=c(if (sub$Q10[8]<0) {sub$Q10[8]} else {0}, if (sub$Q10[8]<0) {sub$Q10[8]} else {0}, if (sub$Q90[8]<0) {sub$Q90[8]} else {0}, if (sub$Q90[8]<0) {sub$Q90[8]} else {0}),y=(yyy3+2), col = "firebrick2", border = NA)
polygon(x=c(if (sub$Q2.5[8]>0) {sub$Q2.5[8]} else {0}, if (sub$Q2.5[8]>0) {sub$Q2.5[8]} else {0}, if (sub$Q97.5[8]>0) {sub$Q97.5[8]} else {0}, if (sub$Q97.5[8]>0) {sub$Q97.5[8]} else {0}),y=(yyy1+2), col = "dodgerblue", border = NA)
polygon(x=c(if (sub$Q5[8]>0) {sub$Q5[8]} else {0}, if (sub$Q5[8]>0) {sub$Q5[8]} else {0}, if (sub$Q95[8]>0) {sub$Q95[8]} else {0}, if (sub$Q95[8]>0) {sub$Q95[8]} else {0}),y=(yyy2+2), col = "dodgerblue", border = NA)
polygon(x=c(if (sub$Q10[8]>0) {sub$Q10[8]} else {0}, if (sub$Q10[8]>0) {sub$Q10[8]} else {0}, if (sub$Q90[8]>0) {sub$Q90[8]} else {0}, if (sub$Q90[8]>0) {sub$Q90[8]} else {0}),y=(yyy3+2), col = "dodgerblue", border = NA)
polygon(x=c(if (sub$Q2.5[9]<0) {sub$Q2.5[9]} else {0}, if (sub$Q2.5[9]<0) {sub$Q2.5[9]} else {0}, if (sub$Q97.5[9]<0) {sub$Q97.5[9]} else {0}, if (sub$Q97.5[9]<0) {sub$Q97.5[9]} else {0}),y=(yyy1+3), col = "firebrick2", border = NA)
polygon(x=c(if (sub$Q5[9]<0) {sub$Q5[9]} else {0}, if (sub$Q5[9]<0) {sub$Q5[9]} else {0}, if (sub$Q95[9]<0) {sub$Q95[9]} else {0}, if (sub$Q95[9]<0) {sub$Q95[9]} else {0}),y=(yyy2+3), col = "firebrick2", border = NA)
polygon(x=c(if (sub$Q10[9]<0) {sub$Q10[9]} else {0}, if (sub$Q10[9]<0) {sub$Q10[9]} else {0}, if (sub$Q90[9]<0) {sub$Q90[9]} else {0}, if (sub$Q90[9]<0) {sub$Q90[9]} else {0}),y=(yyy3+3), col = "firebrick2", border = NA)
polygon(x=c(if (sub$Q2.5[9]>0) {sub$Q2.5[9]} else {0}, if (sub$Q2.5[9]>0) {sub$Q2.5[9]} else {0}, if (sub$Q97.5[9]>0) {sub$Q97.5[9]} else {0}, if (sub$Q97.5[9]>0) {sub$Q97.5[9]} else {0}),y=(yyy1+3), col = "dodgerblue", border = NA)
polygon(x=c(if (sub$Q5[9]>0) {sub$Q5[9]} else {0}, if (sub$Q5[9]>0) {sub$Q5[9]} else {0}, if (sub$Q95[9]>0) {sub$Q95[9]} else {0}, if (sub$Q95[9]>0) {sub$Q95[9]} else {0}),y=(yyy2+3), col = "dodgerblue", border = NA)
polygon(x=c(if (sub$Q10[9]>0) {sub$Q10[9]} else {0}, if (sub$Q10[9]>0) {sub$Q10[9]} else {0}, if (sub$Q90[9]>0) {sub$Q90[9]} else {0}, if (sub$Q90[9]>0) {sub$Q90[9]} else {0}),y=(yyy3+3), col = "dodgerblue", border = NA)

#### E10 #####
sub <- subset(drivEst, Response == "E10")
est <- sub$Estimate[6:9]
yy <- c(1:4)
plot(yy ~ est, ylab="",xlab="", yaxt="n", las=1, type="n",xlim=c(-0.0002,0.0002), ylim=c(0.8,4.8), cex=2, bty="n")
segments(x0=0,y0=0,x1=0,y1=4.18,lty=2, lwd=2,col="grey60")
title(xlab="Estimate", line=2.4,cex.lab=1.3)
legend("topleft", legend=("c) Evenness"), bty="n", cex=1.3)
mm <- cbind(yy,est)
mm_neg <- as.data.frame(mm[ which(est < 0),])
mm_pos <- as.data.frame(mm[ which(est > 0),])
#points(yy ~ est, pch="l",cex=2.2,col="white")
points(mm_neg[1,] ~ mm_neg[2,], pch="l",cex=2,col="firebrick2")
points(mm_pos$yy ~ mm_pos$est, pch="l",cex=2,col="dodgerblue")
yyy1=c(0.975,1.025,1.025,0.975)
yyy2=c(0.95,1.05,1.05,0.95)
yyy3=c(0.9,1.1,1.1,0.9)
polygon(x=c(if (sub$Q2.5[6]<0) {sub$Q2.5[6]} else {0}, if (sub$Q2.5[6]<0) {sub$Q2.5[6]} else {0}, if (sub$Q97.5[6]<0) {sub$Q97.5[6]} else {0}, if (sub$Q97.5[6]<0) {sub$Q97.5[6]} else {0}),y=(yyy1), col = "firebrick2", border = NA)
polygon(x=c(if (sub$Q5[6]<0) {sub$Q5[6]} else {0}, if (sub$Q5[6]<0) {sub$Q5[6]} else {0}, if (sub$Q95[6]<0) {sub$Q95[6]} else {0}, if (sub$Q95[6]<0) {sub$Q95[6]} else {0}),y=(yyy2), col = "firebrick2", border = NA)
polygon(x=c(if (sub$Q10[6]<0) {sub$Q10[6]} else {0}, if (sub$Q10[6]<0) {sub$Q10[6]} else {0}, if (sub$Q90[6]<0) {sub$Q90[6]} else {0}, if (sub$Q90[6]<0) {sub$Q90[6]} else {0}),y=(yyy3), col = "firebrick2", border = NA)
polygon(x=c(if (sub$Q2.5[6]>0) {sub$Q2.5[6]} else {0}, if (sub$Q2.5[6]>0) {sub$Q2.5[6]} else {0}, if (sub$Q97.5[6]>0) {sub$Q97.5[6]} else {0}, if (sub$Q97.5[6]>0) {sub$Q97.5[6]} else {0}),y=(yyy1), col = "dodgerblue", border = NA)
polygon(x=c(if (sub$Q5[6]>0) {sub$Q5[6]} else {0}, if (sub$Q5[6]>0) {sub$Q5[6]} else {0}, if (sub$Q95[6]>0) {sub$Q95[6]} else {0}, if (sub$Q95[6]>0) {sub$Q95[6]} else {0}),y=(yyy2), col = "dodgerblue", border = NA)
polygon(x=c(if (sub$Q10[6]>0) {sub$Q10[6]} else {0}, if (sub$Q10[6]>0) {sub$Q10[6]} else {0}, if (sub$Q90[6]>0) {sub$Q90[6]} else {0}, if (sub$Q90[6]>0) {sub$Q90[6]} else {0}),y=(yyy3), col = "dodgerblue", border = NA)
polygon(x=c(if (sub$Q2.5[7]<0) {sub$Q2.5[7]} else {0}, if (sub$Q2.5[7]<0) {sub$Q2.5[7]} else {0}, if (sub$Q97.5[7]<0) {sub$Q97.5[7]} else {0}, if (sub$Q97.5[7]<0) {sub$Q97.5[7]} else {0}),y=(yyy1+1), col = "firebrick2", border = NA)
polygon(x=c(if (sub$Q5[7]<0) {sub$Q5[7]} else {0}, if (sub$Q5[7]<0) {sub$Q5[7]} else {0}, if (sub$Q95[7]<0) {sub$Q95[7]} else {0}, if (sub$Q95[7]<0) {sub$Q95[7]} else {0}),y=(yyy2+1), col = "firebrick2", border = NA)
polygon(x=c(if (sub$Q10[7]<0) {sub$Q10[7]} else {0}, if (sub$Q10[7]<0) {sub$Q10[7]} else {0}, if (sub$Q90[7]<0) {sub$Q90[7]} else {0}, if (sub$Q90[7]<0) {sub$Q90[7]} else {0}),y=(yyy3+1), col = "firebrick2", border = NA)
polygon(x=c(if (sub$Q2.5[7]>0) {sub$Q2.5[7]} else {0}, if (sub$Q2.5[7]>0) {sub$Q2.5[7]} else {0}, if (sub$Q97.5[7]>0) {sub$Q97.5[7]} else {0}, if (sub$Q97.5[7]>0) {sub$Q97.5[7]} else {0}),y=(yyy1+1), col = "dodgerblue", border = NA)
polygon(x=c(if (sub$Q5[7]>0) {sub$Q5[7]} else {0}, if (sub$Q5[7]>0) {sub$Q5[7]} else {0}, if (sub$Q95[7]>0) {sub$Q95[7]} else {0}, if (sub$Q95[7]>0) {sub$Q95[7]} else {0}),y=(yyy2+1), col = "dodgerblue", border = NA)
polygon(x=c(if (sub$Q10[7]>0) {sub$Q10[7]} else {0}, if (sub$Q10[7]>0) {sub$Q10[7]} else {0}, if (sub$Q90[7]>0) {sub$Q90[7]} else {0}, if (sub$Q90[7]>0) {sub$Q90[7]} else {0}),y=(yyy3+1), col = "dodgerblue", border = NA)
polygon(x=c(if (sub$Q2.5[8]<0) {sub$Q2.5[8]} else {0}, if (sub$Q2.5[8]<0) {sub$Q2.5[8]} else {0}, if (sub$Q97.5[8]<0) {sub$Q97.5[8]} else {0}, if (sub$Q97.5[8]<0) {sub$Q97.5[8]} else {0}),y=(yyy1+2), col = "firebrick2", border = NA)
polygon(x=c(if (sub$Q5[8]<0) {sub$Q5[8]} else {0}, if (sub$Q5[8]<0) {sub$Q5[8]} else {0}, if (sub$Q95[8]<0) {sub$Q95[8]} else {0}, if (sub$Q95[8]<0) {sub$Q95[8]} else {0}),y=(yyy2+2), col = "firebrick2", border = NA)
polygon(x=c(if (sub$Q10[8]<0) {sub$Q10[8]} else {0}, if (sub$Q10[8]<0) {sub$Q10[8]} else {0}, if (sub$Q90[8]<0) {sub$Q90[8]} else {0}, if (sub$Q90[8]<0) {sub$Q90[8]} else {0}),y=(yyy3+2), col = "firebrick2", border = NA)
polygon(x=c(if (sub$Q2.5[8]>0) {sub$Q2.5[8]} else {0}, if (sub$Q2.5[8]>0) {sub$Q2.5[8]} else {0}, if (sub$Q97.5[8]>0) {sub$Q97.5[8]} else {0}, if (sub$Q97.5[8]>0) {sub$Q97.5[8]} else {0}),y=(yyy1+2), col = "dodgerblue", border = NA)
polygon(x=c(if (sub$Q5[8]>0) {sub$Q5[8]} else {0}, if (sub$Q5[8]>0) {sub$Q5[8]} else {0}, if (sub$Q95[8]>0) {sub$Q95[8]} else {0}, if (sub$Q95[8]>0) {sub$Q95[8]} else {0}),y=(yyy2+2), col = "dodgerblue", border = NA)
polygon(x=c(if (sub$Q10[8]>0) {sub$Q10[8]} else {0}, if (sub$Q10[8]>0) {sub$Q10[8]} else {0}, if (sub$Q90[8]>0) {sub$Q90[8]} else {0}, if (sub$Q90[8]>0) {sub$Q90[8]} else {0}),y=(yyy3+2), col = "dodgerblue", border = NA)
polygon(x=c(if (sub$Q2.5[9]<0) {sub$Q2.5[9]} else {0}, if (sub$Q2.5[9]<0) {sub$Q2.5[9]} else {0}, if (sub$Q97.5[9]<0) {sub$Q97.5[9]} else {0}, if (sub$Q97.5[9]<0) {sub$Q97.5[9]} else {0}),y=(yyy1+3), col = "firebrick2", border = NA)
polygon(x=c(if (sub$Q5[9]<0) {sub$Q5[9]} else {0}, if (sub$Q5[9]<0) {sub$Q5[9]} else {0}, if (sub$Q95[9]<0) {sub$Q95[9]} else {0}, if (sub$Q95[9]<0) {sub$Q95[9]} else {0}),y=(yyy2+3), col = "firebrick2", border = NA)
polygon(x=c(if (sub$Q10[9]<0) {sub$Q10[9]} else {0}, if (sub$Q10[9]<0) {sub$Q10[9]} else {0}, if (sub$Q90[9]<0) {sub$Q90[9]} else {0}, if (sub$Q90[9]<0) {sub$Q90[9]} else {0}),y=(yyy3+3), col = "firebrick2", border = NA)
polygon(x=c(if (sub$Q2.5[9]>0) {sub$Q2.5[9]} else {0}, if (sub$Q2.5[9]>0) {sub$Q2.5[9]} else {0}, if (sub$Q97.5[9]>0) {sub$Q97.5[9]} else {0}, if (sub$Q97.5[9]>0) {sub$Q97.5[9]} else {0}),y=(yyy1+3), col = "dodgerblue", border = NA)
polygon(x=c(if (sub$Q5[9]>0) {sub$Q5[9]} else {0}, if (sub$Q5[9]>0) {sub$Q5[9]} else {0}, if (sub$Q95[9]>0) {sub$Q95[9]} else {0}, if (sub$Q95[9]>0) {sub$Q95[9]} else {0}),y=(yyy2+3), col = "dodgerblue", border = NA)
polygon(x=c(if (sub$Q10[9]>0) {sub$Q10[9]} else {0}, if (sub$Q10[9]>0) {sub$Q10[9]} else {0}, if (sub$Q90[9]>0) {sub$Q90[9]} else {0}, if (sub$Q90[9]>0) {sub$Q90[9]} else {0}),y=(yyy3+3), col = "dodgerblue", border = NA)

#### func_even #####
sub <- subset(drivEst, Response == "func_even")
est <- sub$Estimate[6:9]
yy <- c(1:4)
plot(yy ~ est, ylab="",xlab="", yaxt="n", las=1, type="n",xlim=c(-0.0005,0.0001), ylim=c(0.8,4.8), cex=2, bty="n")
segments(x0=0,y0=0,x1=0,y1=4.18,lty=2, lwd=2,col="grey60")
title(xlab="Estimate", line=2.4,cex.lab=1.3)
legend("topleft", legend=("g) Func. evenness"), bty="n", cex=1.3)
mm <- cbind(yy,est)
mm_neg <- as.data.frame(mm[ which(est < 0),])
mm_pos <- as.data.frame(mm[ which(est > 0),])
#points(yy ~ est, pch="l",cex=2.2,col="white")
points(mm_neg$yy ~ mm_neg$est, pch="l",cex=2,col="firebrick2")
points(mm_pos$yy ~ mm_pos$est, pch="l",cex=2,col="dodgerblue")
yyy1=c(0.975,1.025,1.025,0.975)
yyy2=c(0.95,1.05,1.05,0.95)
yyy3=c(0.9,1.1,1.1,0.9)
polygon(x=c(if (sub$Q2.5[6]<0) {sub$Q2.5[6]} else {0}, if (sub$Q2.5[6]<0) {sub$Q2.5[6]} else {0}, if (sub$Q97.5[6]<0) {sub$Q97.5[6]} else {0}, if (sub$Q97.5[6]<0) {sub$Q97.5[6]} else {0}),y=(yyy1), col = "firebrick2", border = NA)
polygon(x=c(if (sub$Q5[6]<0) {sub$Q5[6]} else {0}, if (sub$Q5[6]<0) {sub$Q5[6]} else {0}, if (sub$Q95[6]<0) {sub$Q95[6]} else {0}, if (sub$Q95[6]<0) {sub$Q95[6]} else {0}),y=(yyy2), col = "firebrick2", border = NA)
polygon(x=c(if (sub$Q10[6]<0) {sub$Q10[6]} else {0}, if (sub$Q10[6]<0) {sub$Q10[6]} else {0}, if (sub$Q90[6]<0) {sub$Q90[6]} else {0}, if (sub$Q90[6]<0) {sub$Q90[6]} else {0}),y=(yyy3), col = "firebrick2", border = NA)
polygon(x=c(if (sub$Q2.5[6]>0) {sub$Q2.5[6]} else {0}, if (sub$Q2.5[6]>0) {sub$Q2.5[6]} else {0}, if (sub$Q97.5[6]>0) {sub$Q97.5[6]} else {0}, if (sub$Q97.5[6]>0) {sub$Q97.5[6]} else {0}),y=(yyy1), col = "dodgerblue", border = NA)
polygon(x=c(if (sub$Q5[6]>0) {sub$Q5[6]} else {0}, if (sub$Q5[6]>0) {sub$Q5[6]} else {0}, if (sub$Q95[6]>0) {sub$Q95[6]} else {0}, if (sub$Q95[6]>0) {sub$Q95[6]} else {0}),y=(yyy2), col = "dodgerblue", border = NA)
polygon(x=c(if (sub$Q10[6]>0) {sub$Q10[6]} else {0}, if (sub$Q10[6]>0) {sub$Q10[6]} else {0}, if (sub$Q90[6]>0) {sub$Q90[6]} else {0}, if (sub$Q90[6]>0) {sub$Q90[6]} else {0}),y=(yyy3), col = "dodgerblue", border = NA)
polygon(x=c(if (sub$Q2.5[7]<0) {sub$Q2.5[7]} else {0}, if (sub$Q2.5[7]<0) {sub$Q2.5[7]} else {0}, if (sub$Q97.5[7]<0) {sub$Q97.5[7]} else {0}, if (sub$Q97.5[7]<0) {sub$Q97.5[7]} else {0}),y=(yyy1+1), col = "firebrick2", border = NA)
polygon(x=c(if (sub$Q5[7]<0) {sub$Q5[7]} else {0}, if (sub$Q5[7]<0) {sub$Q5[7]} else {0}, if (sub$Q95[7]<0) {sub$Q95[7]} else {0}, if (sub$Q95[7]<0) {sub$Q95[7]} else {0}),y=(yyy2+1), col = "firebrick2", border = NA)
polygon(x=c(if (sub$Q10[7]<0) {sub$Q10[7]} else {0}, if (sub$Q10[7]<0) {sub$Q10[7]} else {0}, if (sub$Q90[7]<0) {sub$Q90[7]} else {0}, if (sub$Q90[7]<0) {sub$Q90[7]} else {0}),y=(yyy3+1), col = "firebrick2", border = NA)
polygon(x=c(if (sub$Q2.5[7]>0) {sub$Q2.5[7]} else {0}, if (sub$Q2.5[7]>0) {sub$Q2.5[7]} else {0}, if (sub$Q97.5[7]>0) {sub$Q97.5[7]} else {0}, if (sub$Q97.5[7]>0) {sub$Q97.5[7]} else {0}),y=(yyy1+1), col = "dodgerblue", border = NA)
polygon(x=c(if (sub$Q5[7]>0) {sub$Q5[7]} else {0}, if (sub$Q5[7]>0) {sub$Q5[7]} else {0}, if (sub$Q95[7]>0) {sub$Q95[7]} else {0}, if (sub$Q95[7]>0) {sub$Q95[7]} else {0}),y=(yyy2+1), col = "dodgerblue", border = NA)
polygon(x=c(if (sub$Q10[7]>0) {sub$Q10[7]} else {0}, if (sub$Q10[7]>0) {sub$Q10[7]} else {0}, if (sub$Q90[7]>0) {sub$Q90[7]} else {0}, if (sub$Q90[7]>0) {sub$Q90[7]} else {0}),y=(yyy3+1), col = "dodgerblue", border = NA)
polygon(x=c(if (sub$Q2.5[8]<0) {sub$Q2.5[8]} else {0}, if (sub$Q2.5[8]<0) {sub$Q2.5[8]} else {0}, if (sub$Q97.5[8]<0) {sub$Q97.5[8]} else {0}, if (sub$Q97.5[8]<0) {sub$Q97.5[8]} else {0}),y=(yyy1+2), col = "firebrick2", border = NA)
polygon(x=c(if (sub$Q5[8]<0) {sub$Q5[8]} else {0}, if (sub$Q5[8]<0) {sub$Q5[8]} else {0}, if (sub$Q95[8]<0) {sub$Q95[8]} else {0}, if (sub$Q95[8]<0) {sub$Q95[8]} else {0}),y=(yyy2+2), col = "firebrick2", border = NA)
polygon(x=c(if (sub$Q10[8]<0) {sub$Q10[8]} else {0}, if (sub$Q10[8]<0) {sub$Q10[8]} else {0}, if (sub$Q90[8]<0) {sub$Q90[8]} else {0}, if (sub$Q90[8]<0) {sub$Q90[8]} else {0}),y=(yyy3+2), col = "firebrick2", border = NA)
polygon(x=c(if (sub$Q2.5[8]>0) {sub$Q2.5[8]} else {0}, if (sub$Q2.5[8]>0) {sub$Q2.5[8]} else {0}, if (sub$Q97.5[8]>0) {sub$Q97.5[8]} else {0}, if (sub$Q97.5[8]>0) {sub$Q97.5[8]} else {0}),y=(yyy1+2), col = "dodgerblue", border = NA)
polygon(x=c(if (sub$Q5[8]>0) {sub$Q5[8]} else {0}, if (sub$Q5[8]>0) {sub$Q5[8]} else {0}, if (sub$Q95[8]>0) {sub$Q95[8]} else {0}, if (sub$Q95[8]>0) {sub$Q95[8]} else {0}),y=(yyy2+2), col = "dodgerblue", border = NA)
polygon(x=c(if (sub$Q10[8]>0) {sub$Q10[8]} else {0}, if (sub$Q10[8]>0) {sub$Q10[8]} else {0}, if (sub$Q90[8]>0) {sub$Q90[8]} else {0}, if (sub$Q90[8]>0) {sub$Q90[8]} else {0}),y=(yyy3+2), col = "dodgerblue", border = NA)
polygon(x=c(if (sub$Q2.5[9]<0) {sub$Q2.5[9]} else {0}, if (sub$Q2.5[9]<0) {sub$Q2.5[9]} else {0}, if (sub$Q97.5[9]<0) {sub$Q97.5[9]} else {0}, if (sub$Q97.5[9]<0) {sub$Q97.5[9]} else {0}),y=(yyy1+3), col = "firebrick2", border = NA)
polygon(x=c(if (sub$Q5[9]<0) {sub$Q5[9]} else {0}, if (sub$Q5[9]<0) {sub$Q5[9]} else {0}, if (sub$Q95[9]<0) {sub$Q95[9]} else {0}, if (sub$Q95[9]<0) {sub$Q95[9]} else {0}),y=(yyy2+3), col = "firebrick2", border = NA)
polygon(x=c(if (sub$Q10[9]<0) {sub$Q10[9]} else {0}, if (sub$Q10[9]<0) {sub$Q10[9]} else {0}, if (sub$Q90[9]<0) {sub$Q90[9]} else {0}, if (sub$Q90[9]<0) {sub$Q90[9]} else {0}),y=(yyy3+3), col = "firebrick2", border = NA)
polygon(x=c(if (sub$Q2.5[9]>0) {sub$Q2.5[9]} else {0}, if (sub$Q2.5[9]>0) {sub$Q2.5[9]} else {0}, if (sub$Q97.5[9]>0) {sub$Q97.5[9]} else {0}, if (sub$Q97.5[9]>0) {sub$Q97.5[9]} else {0}),y=(yyy1+3), col = "dodgerblue", border = NA)
polygon(x=c(if (sub$Q5[9]>0) {sub$Q5[9]} else {0}, if (sub$Q5[9]>0) {sub$Q5[9]} else {0}, if (sub$Q95[9]>0) {sub$Q95[9]} else {0}, if (sub$Q95[9]>0) {sub$Q95[9]} else {0}),y=(yyy2+3), col = "dodgerblue", border = NA)
polygon(x=c(if (sub$Q10[9]>0) {sub$Q10[9]} else {0}, if (sub$Q10[9]>0) {sub$Q10[9]} else {0}, if (sub$Q90[9]>0) {sub$Q90[9]} else {0}, if (sub$Q90[9]>0) {sub$Q90[9]} else {0}),y=(yyy3+3), col = "dodgerblue", border = NA)

#### Turnover #####
sub <- subset(drivEst, Response == "turnover")
est <- sub$Estimate[6:9]
yy <- c(1:4)
plot(yy ~ est, ylab="",xlab="", yaxt="n", las=1, type="n",xlim=c(-0.0013,0.0005), ylim=c(0.8,4.8), cex=2, bty="n")
segments(x0=0,y0=0,x1=0,y1=4.18,lty=2, lwd=2,col="grey60")
title(xlab="Estimate", line=2.4,cex.lab=1.3)
legend("topleft", legend=("d) Turnover"), bty="n", cex=1.3)
mm <- cbind(yy,est)
mm_neg <- as.data.frame(mm[ which(est < 0),])
mm_pos <- as.data.frame(mm[ which(est > 0),])
#points(yy ~ est, pch="l",cex=2.2,col="white")
points(mm_neg$yy ~ mm_neg$est, pch="l",cex=2,col="firebrick2")
points(mm_pos$yy ~ mm_pos$est, pch="l",cex=2,col="dodgerblue")
yyy1=c(0.975,1.025,1.025,0.975)
yyy2=c(0.95,1.05,1.05,0.95)
yyy3=c(0.9,1.1,1.1,0.9)
polygon(x=c(if (sub$Q2.5[6]<0) {sub$Q2.5[6]} else {0}, if (sub$Q2.5[6]<0) {sub$Q2.5[6]} else {0}, if (sub$Q97.5[6]<0) {sub$Q97.5[6]} else {0}, if (sub$Q97.5[6]<0) {sub$Q97.5[6]} else {0}),y=(yyy1), col = "firebrick2", border = NA)
polygon(x=c(if (sub$Q5[6]<0) {sub$Q5[6]} else {0}, if (sub$Q5[6]<0) {sub$Q5[6]} else {0}, if (sub$Q95[6]<0) {sub$Q95[6]} else {0}, if (sub$Q95[6]<0) {sub$Q95[6]} else {0}),y=(yyy2), col = "firebrick2", border = NA)
polygon(x=c(if (sub$Q10[6]<0) {sub$Q10[6]} else {0}, if (sub$Q10[6]<0) {sub$Q10[6]} else {0}, if (sub$Q90[6]<0) {sub$Q90[6]} else {0}, if (sub$Q90[6]<0) {sub$Q90[6]} else {0}),y=(yyy3), col = "firebrick2", border = NA)
polygon(x=c(if (sub$Q2.5[6]>0) {sub$Q2.5[6]} else {0}, if (sub$Q2.5[6]>0) {sub$Q2.5[6]} else {0}, if (sub$Q97.5[6]>0) {sub$Q97.5[6]} else {0}, if (sub$Q97.5[6]>0) {sub$Q97.5[6]} else {0}),y=(yyy1), col = "dodgerblue", border = NA)
polygon(x=c(if (sub$Q5[6]>0) {sub$Q5[6]} else {0}, if (sub$Q5[6]>0) {sub$Q5[6]} else {0}, if (sub$Q95[6]>0) {sub$Q95[6]} else {0}, if (sub$Q95[6]>0) {sub$Q95[6]} else {0}),y=(yyy2), col = "dodgerblue", border = NA)
polygon(x=c(if (sub$Q10[6]>0) {sub$Q10[6]} else {0}, if (sub$Q10[6]>0) {sub$Q10[6]} else {0}, if (sub$Q90[6]>0) {sub$Q90[6]} else {0}, if (sub$Q90[6]>0) {sub$Q90[6]} else {0}),y=(yyy3), col = "dodgerblue", border = NA)
polygon(x=c(if (sub$Q2.5[7]<0) {sub$Q2.5[7]} else {0}, if (sub$Q2.5[7]<0) {sub$Q2.5[7]} else {0}, if (sub$Q97.5[7]<0) {sub$Q97.5[7]} else {0}, if (sub$Q97.5[7]<0) {sub$Q97.5[7]} else {0}),y=(yyy1+1), col = "firebrick2", border = NA)
polygon(x=c(if (sub$Q5[7]<0) {sub$Q5[7]} else {0}, if (sub$Q5[7]<0) {sub$Q5[7]} else {0}, if (sub$Q95[7]<0) {sub$Q95[7]} else {0}, if (sub$Q95[7]<0) {sub$Q95[7]} else {0}),y=(yyy2+1), col = "firebrick2", border = NA)
polygon(x=c(if (sub$Q10[7]<0) {sub$Q10[7]} else {0}, if (sub$Q10[7]<0) {sub$Q10[7]} else {0}, if (sub$Q90[7]<0) {sub$Q90[7]} else {0}, if (sub$Q90[7]<0) {sub$Q90[7]} else {0}),y=(yyy3+1), col = "firebrick2", border = NA)
polygon(x=c(if (sub$Q2.5[7]>0) {sub$Q2.5[7]} else {0}, if (sub$Q2.5[7]>0) {sub$Q2.5[7]} else {0}, if (sub$Q97.5[7]>0) {sub$Q97.5[7]} else {0}, if (sub$Q97.5[7]>0) {sub$Q97.5[7]} else {0}),y=(yyy1+1), col = "dodgerblue", border = NA)
polygon(x=c(if (sub$Q5[7]>0) {sub$Q5[7]} else {0}, if (sub$Q5[7]>0) {sub$Q5[7]} else {0}, if (sub$Q95[7]>0) {sub$Q95[7]} else {0}, if (sub$Q95[7]>0) {sub$Q95[7]} else {0}),y=(yyy2+1), col = "dodgerblue", border = NA)
polygon(x=c(if (sub$Q10[7]>0) {sub$Q10[7]} else {0}, if (sub$Q10[7]>0) {sub$Q10[7]} else {0}, if (sub$Q90[7]>0) {sub$Q90[7]} else {0}, if (sub$Q90[7]>0) {sub$Q90[7]} else {0}),y=(yyy3+1), col = "dodgerblue", border = NA)
polygon(x=c(if (sub$Q2.5[8]<0) {sub$Q2.5[8]} else {0}, if (sub$Q2.5[8]<0) {sub$Q2.5[8]} else {0}, if (sub$Q97.5[8]<0) {sub$Q97.5[8]} else {0}, if (sub$Q97.5[8]<0) {sub$Q97.5[8]} else {0}),y=(yyy1+2), col = "firebrick2", border = NA)
polygon(x=c(if (sub$Q5[8]<0) {sub$Q5[8]} else {0}, if (sub$Q5[8]<0) {sub$Q5[8]} else {0}, if (sub$Q95[8]<0) {sub$Q95[8]} else {0}, if (sub$Q95[8]<0) {sub$Q95[8]} else {0}),y=(yyy2+2), col = "firebrick2", border = NA)
polygon(x=c(if (sub$Q10[8]<0) {sub$Q10[8]} else {0}, if (sub$Q10[8]<0) {sub$Q10[8]} else {0}, if (sub$Q90[8]<0) {sub$Q90[8]} else {0}, if (sub$Q90[8]<0) {sub$Q90[8]} else {0}),y=(yyy3+2), col = "firebrick2", border = NA)
polygon(x=c(if (sub$Q2.5[8]>0) {sub$Q2.5[8]} else {0}, if (sub$Q2.5[8]>0) {sub$Q2.5[8]} else {0}, if (sub$Q97.5[8]>0) {sub$Q97.5[8]} else {0}, if (sub$Q97.5[8]>0) {sub$Q97.5[8]} else {0}),y=(yyy1+2), col = "dodgerblue", border = NA)
polygon(x=c(if (sub$Q5[8]>0) {sub$Q5[8]} else {0}, if (sub$Q5[8]>0) {sub$Q5[8]} else {0}, if (sub$Q95[8]>0) {sub$Q95[8]} else {0}, if (sub$Q95[8]>0) {sub$Q95[8]} else {0}),y=(yyy2+2), col = "dodgerblue", border = NA)
polygon(x=c(if (sub$Q10[8]>0) {sub$Q10[8]} else {0}, if (sub$Q10[8]>0) {sub$Q10[8]} else {0}, if (sub$Q90[8]>0) {sub$Q90[8]} else {0}, if (sub$Q90[8]>0) {sub$Q90[8]} else {0}),y=(yyy3+2), col = "dodgerblue", border = NA)
polygon(x=c(if (sub$Q2.5[9]<0) {sub$Q2.5[9]} else {0}, if (sub$Q2.5[9]<0) {sub$Q2.5[9]} else {0}, if (sub$Q97.5[9]<0) {sub$Q97.5[9]} else {0}, if (sub$Q97.5[9]<0) {sub$Q97.5[9]} else {0}),y=(yyy1+3), col = "firebrick2", border = NA)
polygon(x=c(if (sub$Q5[9]<0) {sub$Q5[9]} else {0}, if (sub$Q5[9]<0) {sub$Q5[9]} else {0}, if (sub$Q95[9]<0) {sub$Q95[9]} else {0}, if (sub$Q95[9]<0) {sub$Q95[9]} else {0}),y=(yyy2+3), col = "firebrick2", border = NA)
polygon(x=c(if (sub$Q10[9]<0) {sub$Q10[9]} else {0}, if (sub$Q10[9]<0) {sub$Q10[9]} else {0}, if (sub$Q90[9]<0) {sub$Q90[9]} else {0}, if (sub$Q90[9]<0) {sub$Q90[9]} else {0}),y=(yyy3+3), col = "firebrick2", border = NA)
polygon(x=c(if (sub$Q2.5[9]>0) {sub$Q2.5[9]} else {0}, if (sub$Q2.5[9]>0) {sub$Q2.5[9]} else {0}, if (sub$Q97.5[9]>0) {sub$Q97.5[9]} else {0}, if (sub$Q97.5[9]>0) {sub$Q97.5[9]} else {0}),y=(yyy1+3), col = "dodgerblue", border = NA)
polygon(x=c(if (sub$Q5[9]>0) {sub$Q5[9]} else {0}, if (sub$Q5[9]>0) {sub$Q5[9]} else {0}, if (sub$Q95[9]>0) {sub$Q95[9]} else {0}, if (sub$Q95[9]>0) {sub$Q95[9]} else {0}),y=(yyy2+3), col = "dodgerblue", border = NA)
polygon(x=c(if (sub$Q10[9]>0) {sub$Q10[9]} else {0}, if (sub$Q10[9]>0) {sub$Q10[9]} else {0}, if (sub$Q90[9]>0) {sub$Q90[9]} else {0}, if (sub$Q90[9]>0) {sub$Q90[9]} else {0}),y=(yyy3+3), col = "dodgerblue", border = NA)

#### func_turnover #####
sub <- subset(drivEst, Response == "func_turnover")
est <- sub$Estimate[6:9]
yy <- c(1:4)
plot(yy ~ est, ylab="",xlab="", yaxt="n", las=1, type="n",xlim=c(-0.003,0.003), ylim=c(0.8,4.8), cex=2, bty="n")
segments(x0=0,y0=0,x1=0,y1=4.18,lty=2, lwd=2,col="grey60")
title(xlab="Estimate", line=2.4,cex.lab=1.3)
legend("topleft", legend=("h) Func. turnover"), bty="n", cex=1.3)
mm <- cbind(yy,est)
mm_neg <- as.data.frame(mm[ which(est < 0),])
mm_pos <- as.data.frame(mm[ which(est > 0),])
points(mm_neg$yy ~ mm_neg$est, pch="l",cex=2,col="firebrick2")
points(mm_pos[1,] ~ mm_pos[2,], pch="l",cex=2,col="dodgerblue")
yyy1=c(0.975,1.025,1.025,0.975)
yyy2=c(0.95,1.05,1.05,0.95)
yyy3=c(0.9,1.1,1.1,0.9)
polygon(x=c(if (sub$Q2.5[6]<0) {sub$Q2.5[6]} else {0}, if (sub$Q2.5[6]<0) {sub$Q2.5[6]} else {0}, if (sub$Q97.5[6]<0) {sub$Q97.5[6]} else {0}, if (sub$Q97.5[6]<0) {sub$Q97.5[6]} else {0}),y=(yyy1), col = "firebrick2", border = NA)
polygon(x=c(if (sub$Q5[6]<0) {sub$Q5[6]} else {0}, if (sub$Q5[6]<0) {sub$Q5[6]} else {0}, if (sub$Q95[6]<0) {sub$Q95[6]} else {0}, if (sub$Q95[6]<0) {sub$Q95[6]} else {0}),y=(yyy2), col = "firebrick2", border = NA)
polygon(x=c(if (sub$Q10[6]<0) {sub$Q10[6]} else {0}, if (sub$Q10[6]<0) {sub$Q10[6]} else {0}, if (sub$Q90[6]<0) {sub$Q90[6]} else {0}, if (sub$Q90[6]<0) {sub$Q90[6]} else {0}),y=(yyy3), col = "firebrick2", border = NA)
polygon(x=c(if (sub$Q2.5[6]>0) {sub$Q2.5[6]} else {0}, if (sub$Q2.5[6]>0) {sub$Q2.5[6]} else {0}, if (sub$Q97.5[6]>0) {sub$Q97.5[6]} else {0}, if (sub$Q97.5[6]>0) {sub$Q97.5[6]} else {0}),y=(yyy1), col = "dodgerblue", border = NA)
polygon(x=c(if (sub$Q5[6]>0) {sub$Q5[6]} else {0}, if (sub$Q5[6]>0) {sub$Q5[6]} else {0}, if (sub$Q95[6]>0) {sub$Q95[6]} else {0}, if (sub$Q95[6]>0) {sub$Q95[6]} else {0}),y=(yyy2), col = "dodgerblue", border = NA)
polygon(x=c(if (sub$Q10[6]>0) {sub$Q10[6]} else {0}, if (sub$Q10[6]>0) {sub$Q10[6]} else {0}, if (sub$Q90[6]>0) {sub$Q90[6]} else {0}, if (sub$Q90[6]>0) {sub$Q90[6]} else {0}),y=(yyy3), col = "dodgerblue", border = NA)
polygon(x=c(if (sub$Q2.5[7]<0) {sub$Q2.5[7]} else {0}, if (sub$Q2.5[7]<0) {sub$Q2.5[7]} else {0}, if (sub$Q97.5[7]<0) {sub$Q97.5[7]} else {0}, if (sub$Q97.5[7]<0) {sub$Q97.5[7]} else {0}),y=(yyy1+1), col = "firebrick2", border = NA)
polygon(x=c(if (sub$Q5[7]<0) {sub$Q5[7]} else {0}, if (sub$Q5[7]<0) {sub$Q5[7]} else {0}, if (sub$Q95[7]<0) {sub$Q95[7]} else {0}, if (sub$Q95[7]<0) {sub$Q95[7]} else {0}),y=(yyy2+1), col = "firebrick2", border = NA)
polygon(x=c(if (sub$Q10[7]<0) {sub$Q10[7]} else {0}, if (sub$Q10[7]<0) {sub$Q10[7]} else {0}, if (sub$Q90[7]<0) {sub$Q90[7]} else {0}, if (sub$Q90[7]<0) {sub$Q90[7]} else {0}),y=(yyy3+1), col = "firebrick2", border = NA)
polygon(x=c(if (sub$Q2.5[7]>0) {sub$Q2.5[7]} else {0}, if (sub$Q2.5[7]>0) {sub$Q2.5[7]} else {0}, if (sub$Q97.5[7]>0) {sub$Q97.5[7]} else {0}, if (sub$Q97.5[7]>0) {sub$Q97.5[7]} else {0}),y=(yyy1+1), col = "dodgerblue", border = NA)
polygon(x=c(if (sub$Q5[7]>0) {sub$Q5[7]} else {0}, if (sub$Q5[7]>0) {sub$Q5[7]} else {0}, if (sub$Q95[7]>0) {sub$Q95[7]} else {0}, if (sub$Q95[7]>0) {sub$Q95[7]} else {0}),y=(yyy2+1), col = "dodgerblue", border = NA)
polygon(x=c(if (sub$Q10[7]>0) {sub$Q10[7]} else {0}, if (sub$Q10[7]>0) {sub$Q10[7]} else {0}, if (sub$Q90[7]>0) {sub$Q90[7]} else {0}, if (sub$Q90[7]>0) {sub$Q90[7]} else {0}),y=(yyy3+1), col = "dodgerblue", border = NA)
polygon(x=c(if (sub$Q2.5[8]<0) {sub$Q2.5[8]} else {0}, if (sub$Q2.5[8]<0) {sub$Q2.5[8]} else {0}, if (sub$Q97.5[8]<0) {sub$Q97.5[8]} else {0}, if (sub$Q97.5[8]<0) {sub$Q97.5[8]} else {0}),y=(yyy1+2), col = "firebrick2", border = NA)
polygon(x=c(if (sub$Q5[8]<0) {sub$Q5[8]} else {0}, if (sub$Q5[8]<0) {sub$Q5[8]} else {0}, if (sub$Q95[8]<0) {sub$Q95[8]} else {0}, if (sub$Q95[8]<0) {sub$Q95[8]} else {0}),y=(yyy2+2), col = "firebrick2", border = NA)
polygon(x=c(if (sub$Q10[8]<0) {sub$Q10[8]} else {0}, if (sub$Q10[8]<0) {sub$Q10[8]} else {0}, if (sub$Q90[8]<0) {sub$Q90[8]} else {0}, if (sub$Q90[8]<0) {sub$Q90[8]} else {0}),y=(yyy3+2), col = "firebrick2", border = NA)
polygon(x=c(if (sub$Q2.5[8]>0) {sub$Q2.5[8]} else {0}, if (sub$Q2.5[8]>0) {sub$Q2.5[8]} else {0}, if (sub$Q97.5[8]>0) {sub$Q97.5[8]} else {0}, if (sub$Q97.5[8]>0) {sub$Q97.5[8]} else {0}),y=(yyy1+2), col = "dodgerblue", border = NA)
polygon(x=c(if (sub$Q5[8]>0) {sub$Q5[8]} else {0}, if (sub$Q5[8]>0) {sub$Q5[8]} else {0}, if (sub$Q95[8]>0) {sub$Q95[8]} else {0}, if (sub$Q95[8]>0) {sub$Q95[8]} else {0}),y=(yyy2+2), col = "dodgerblue", border = NA)
polygon(x=c(if (sub$Q10[8]>0) {sub$Q10[8]} else {0}, if (sub$Q10[8]>0) {sub$Q10[8]} else {0}, if (sub$Q90[8]>0) {sub$Q90[8]} else {0}, if (sub$Q90[8]>0) {sub$Q90[8]} else {0}),y=(yyy3+2), col = "dodgerblue", border = NA)
polygon(x=c(if (sub$Q2.5[9]<0) {sub$Q2.5[9]} else {0}, if (sub$Q2.5[9]<0) {sub$Q2.5[9]} else {0}, if (sub$Q97.5[9]<0) {sub$Q97.5[9]} else {0}, if (sub$Q97.5[9]<0) {sub$Q97.5[9]} else {0}),y=(yyy1+3), col = "firebrick2", border = NA)
polygon(x=c(if (sub$Q5[9]<0) {sub$Q5[9]} else {0}, if (sub$Q5[9]<0) {sub$Q5[9]} else {0}, if (sub$Q95[9]<0) {sub$Q95[9]} else {0}, if (sub$Q95[9]<0) {sub$Q95[9]} else {0}),y=(yyy2+3), col = "firebrick2", border = NA)
polygon(x=c(if (sub$Q10[9]<0) {sub$Q10[9]} else {0}, if (sub$Q10[9]<0) {sub$Q10[9]} else {0}, if (sub$Q90[9]<0) {sub$Q90[9]} else {0}, if (sub$Q90[9]<0) {sub$Q90[9]} else {0}),y=(yyy3+3), col = "firebrick2", border = NA)
polygon(x=c(if (sub$Q2.5[9]>0) {sub$Q2.5[9]} else {0}, if (sub$Q2.5[9]>0) {sub$Q2.5[9]} else {0}, if (sub$Q97.5[9]>0) {sub$Q97.5[9]} else {0}, if (sub$Q97.5[9]>0) {sub$Q97.5[9]} else {0}),y=(yyy1+3), col = "dodgerblue", border = NA)
polygon(x=c(if (sub$Q5[9]>0) {sub$Q5[9]} else {0}, if (sub$Q5[9]>0) {sub$Q5[9]} else {0}, if (sub$Q95[9]>0) {sub$Q95[9]} else {0}, if (sub$Q95[9]>0) {sub$Q95[9]} else {0}),y=(yyy2+3), col = "dodgerblue", border = NA)
polygon(x=c(if (sub$Q10[9]>0) {sub$Q10[9]} else {0}, if (sub$Q10[9]>0) {sub$Q10[9]} else {0}, if (sub$Q90[9]>0) {sub$Q90[9]} else {0}, if (sub$Q90[9]>0) {sub$Q90[9]} else {0}),y=(yyy3+3), col = "dodgerblue", border = NA)

##

##
dev.off()
##
